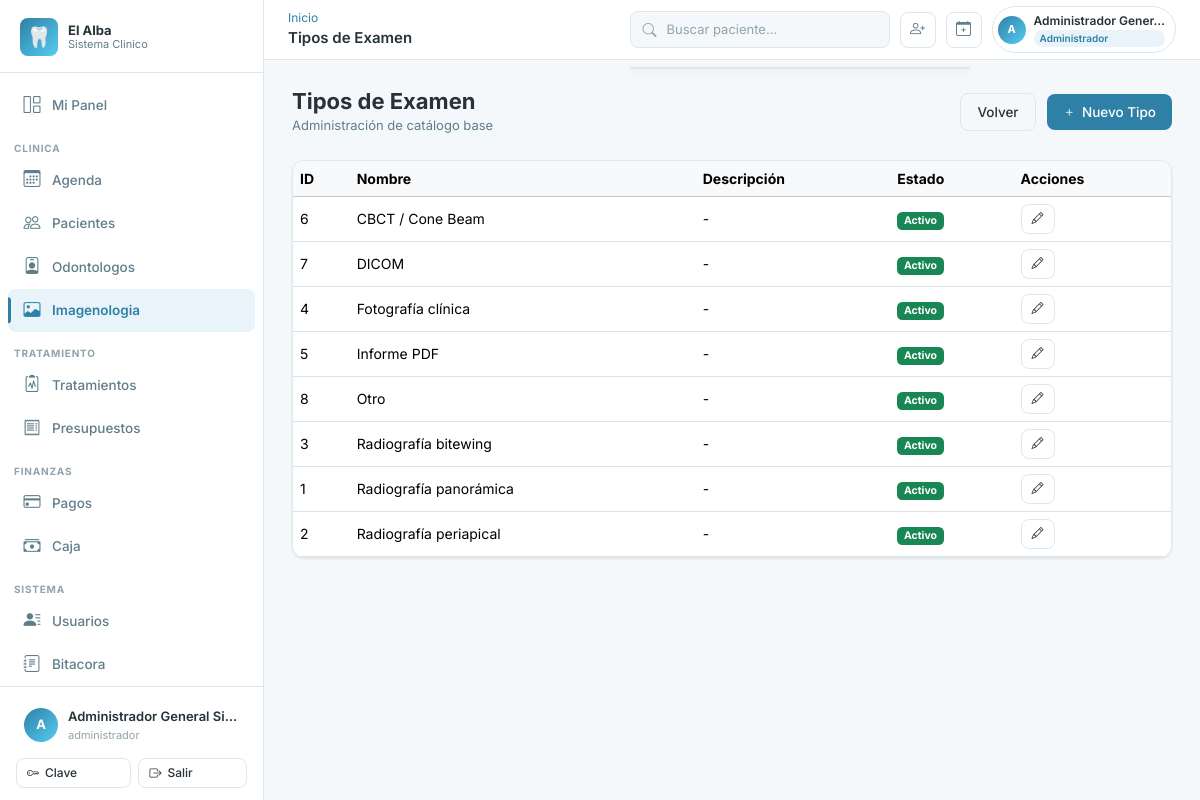
The page /imagenologia/tipos/ (signed in) on the database its author committed.
### apps/accounts/models.py (models this page shows, shortened)
class Usuario(AbstractBaseUser):
    ESTADO_ACTIVO = "activo"
    ESTADO_INACTIVO = "inactivo"
    ESTADO_BLOQUEADO = "bloqueado"
    ESTADO_CHOICES = [
        (ESTADO_ACTIVO, "Activo"),
        (ESTADO_INACTIVO, "Inactivo"),
        (ESTADO_BLOQUEADO, "Bloqueado"),
    ]
    id_usuario = models.AutoField(primary_key=True)
    id_persona = models.OneToOneField(
        "personas.Persona",
        db_column="id_persona",
        on_delete=models.RESTRICT,
        related_name="usuario",
    )
    username = models.CharField(max_length=50, unique=True)
    password_hash = models.CharField(max_length=255)
    estado_acceso = models.CharField(
        max_length=20, choices=ESTADO_CHOICES, default=ESTADO_ACTIVO
    )
    ultimo_acceso = models.DateTimeField(null=True, blank=True)
    fecha_creacion = models.DateTimeField(default=timezone.now)
    fecha_actualizacion = models.DateTimeField(auto_now=True)
    is_staff = models.BooleanField(default=False)
    is_superuser = models.BooleanField(default=False)
    PASSWORD_FIELD = "password_hash"
    USERNAME_FIELD = "username"
    REQUIRED_FIELDS = []
    objects = UsuarioManager()
    class Meta:
        db_table = "usuarios"
        verbose_name = "Usuario"
        verbose_name_plural = "Usuarios"
        permissions = [
            ("disable_usuario", "Puede inhabilitar usuario"),
            ("reactivate_usuario", "Puede reactivar usuario"),
            ("reset_password_usuario", "Puede resetear password de usuario"),
        ]
    def has_perm(self, perm, obj=None):
        if self.is_superuser:
            return True
    def has_perms(self, perm_list, obj=None):
        if not isinstance(perm_list, (list, tuple)):
            perm_list = [perm_list]
        return all(self.has_perm(perm, obj) for perm in perm_list)
    def tiene_rol(self, *roles: str) -> bool:
        if self.is_superuser:
            return True
    @property
    def password(self):
        return self.password_hash
    @password.setter
    def password(self, value):
        self.password_hash = value
    @property
    def nombre_completo(self):
        try:
            return self.id_persona.nombre_completo
        except Exception:
            return self.username

### apps/personas/models.py (models this page shows, shortened)
class Persona(models.Model):
    ESTADO_ACTIVO = "activo"
    ESTADO_INACTIVO = "inactivo"
    ESTADO_CHOICES = [
        (ESTADO_ACTIVO, "Activo"),
        (ESTADO_INACTIVO, "Inactivo"),
    ]
    id_persona = models.AutoField(primary_key=True)
    rut = models.CharField(max_length=12, unique=True)
    nombres = models.CharField(max_length=80)
    apellido_paterno = models.CharField(max_length=50)
    apellido_materno = models.CharField(max_length=50, null=True, blank=True)
    fecha_nacimiento = models.DateField(null=True, blank=True)
    id_sexo = models.ForeignKey(
        Sexo,
        db_column="id_sexo",
        on_delete=models.RESTRICT,
        null=True,
        blank=True,
        related_name="personas",
    )
    correo = models.CharField(max_length=120, unique=True, null=True, blank=True)
    telefono = models.CharField(max_length=20, null=True, blank=True)
    direccion = models.CharField(max_length=150, null=True, blank=True)
    comuna = models.CharField(max_length=80, null=True, blank=True)
    ciudad = models.CharField(max_length=80, null=True, blank=True)
    estado_persona = models.CharField(
        max_length=20, choices=ESTADO_CHOICES, default=ESTADO_ACTIVO
    )
    fecha_creacion = models.DateTimeField(default=timezone.now)
    fecha_actualizacion = models.DateTimeField(auto_now=True)
    class Meta:
        db_table = "personas"
        verbose_name = "Persona"
        verbose_name_plural = "Personas"
        indexes = [
            models.Index(fields=["rut"], name="idx_personas_rut"),
            models.Index(fields=["id_sexo"], name="idx_personas_id_sexo"),
        ]
    @property
    def nombre_completo(self) -> str:
        partes = [self.nombres, self.apellido_paterno]
        if self.apellido_materno:
            partes.append(self.apellido_materno)
        return " ".join(partes)

### apps/imagenologia/models.py (models this page shows, shortened)
class TipoExamenImagenologico(models.Model):
    ESTADO_ACTIVO = 'activo'
    ESTADO_INACTIVO = 'inactivo'
    ESTADO_CHOICES = [
        (ESTADO_ACTIVO, 'Activo'),
        (ESTADO_INACTIVO, 'Inactivo'),
    ]
    id_tipo_examen = models.AutoField(primary_key=True)
    nombre = models.CharField(max_length=100, unique=True)
    descripcion = models.CharField(max_length=255, blank=True, null=True)
    estado = models.CharField(max_length=20, choices=ESTADO_CHOICES, default=ESTADO_ACTIVO)
    fecha_creacion = models.DateTimeField(default=timezone.now)
    fecha_modificacion = models.DateTimeField(auto_now=True)
    class Meta:
        db_table = "imagenologia_tipos_examen"
        verbose_name = "Tipo de Examen Imagenológico"
        verbose_name_plural = "Tipos de Examen Imagenológico"
        ordering = ["nombre"]

### apps/imagenologia/views.py (the view)
# urls.py: path("tipos/", views.TipoExamenListView.as_view(), name="tipos_lista"),
class TipoExamenListView(PermisoRequeridoMixin, ListView):
    permission_required = "imagenologia.view_tipoexamenimagenologico"
    model = TipoExamenImagenologico
    template_name = "imagenologia/tipo_examen_list.html"
    context_object_name = "tipos"

### apps/core/context_processors.py (called while the page is built)
def clinica_context(request):
    ctx = {
        "CLINICA_NOMBRE": settings.CLINICA_NOMBRE,
        "CLINICA_RUT": settings.CLINICA_RUT,
        "CLINICA_DIRECCION": settings.CLINICA_DIRECCION,
        "CLINICA_TELEFONO": settings.CLINICA_TELEFONO,
        "CLINICA_EMAIL": settings.CLINICA_EMAIL,
    }
    if request.user.is_authenticated:
        ctx["usuario_roles"] = list(
            request.user.usuario_roles.filter(rol__estado_rol="activo")
            .values_list("rol__nombre", flat=True)
        )
        try:
            from apps.caja.models import Caja
            ctx["caja_usuario"] = Caja.objects.filter(
                id_usuario_apertura=request.user,
                estado_caja="abierta",
            ).first()
        except Exception:
            ctx["caja_usuario"] = None
    return ctx

### apps/core/templatetags/core_tags.py (called while the page is built)
@register.filter(name='user_tiene_rol')
def user_tiene_rol(user, roles_str):
    if not user or not user.is_authenticated:
        return False
    roles = [r.strip() for r in roles_str.split(',')]
    if hasattr(user, 'tiene_rol'):
        return user.tiene_rol(*roles)
    return False

### templates/imagenologia/tipo_examen_list.html (shortened to what this page needs)
{% extends 'base.html' %}
{% block topbar_title %}Tipos de Examen{% endblock %}
{% block content %}
<div class="page-header d-flex justify-content-between align-items-center">
  <div>
    <h1 class="page-title">Tipos de Examen</h1>
    <p class="page-subtitle">Administración de catálogo base</p>
  </div>
  <div>
    <a href="{% url 'imagenologia:lista' %}" class="btn btn-outline me-2">Volver</a>
    {% if perms.imagenologia.add_tipoexamenimagenologico %}
    <a href="{% url 'imagenologia:tipos_crear' %}" class="btn btn-primary"><i class="bi bi-plus"></i> Nuevo Tipo</a>
    {% endif %}
  </div>
</div>
<div class="card">
  <div class="table-responsive">
    <table class="table table-hover align-middle mb-0">
      <thead class="table-light">
        <tr>
          <th>ID</th>
          <th>Nombre</th>
          <th>Descripción</th>
          <th>Estado</th>
          <th>Acciones</th>
        </tr>
      </thead>
      <tbody>
        {% for tipo in tipos %}
        <tr>
          <td>{{ tipo.id_tipo_examen }}</td>
          <td>{{ tipo.nombre }}</td>
          <td>{{ tipo.descripcion|default:"-" }}</td>
          <td>
            {% if tipo.estado == 'activo' %}
            <span class="badge bg-success">Activo</span>
            {% else %}
            <span class="badge bg-danger">Inactivo</span>
            {% endif %}
          </td>
          <td>
            {% if perms.imagenologia.change_tipoexamenimagenologico %}
            <a href="{% url 'imagenologia:tipos_editar' tipo.id_tipo_examen %}" class="btn btn-outline btn-sm"><i class="bi bi-pencil"></i></a>
            {% endif %}
          </td>
        </tr>
        {% empty %}
        <tr>
          <td colspan="5" class="text-center text-muted p-4">No hay tipos de examen registrados.</td>
        </tr>
        {% endfor %}
      </tbody>
    </table>
  </div>
</div>
{% endblock %}

### templates/base.html (shortened to what this page needs)
{% load static core_tags %}
<!DOCTYPE html>
<html lang="es">
<head>
  <link rel="stylesheet" href="https://cdn.jsdelivr.net/npm/bootstrap-icons@1.11.3/font/bootstrap-icons.min.css">
  <link href="https://cdn.jsdelivr.net/npm/bootstrap@5.3.3/dist/css/bootstrap.min.css" rel="stylesheet">
  <link rel="stylesheet" href="{% static 'css/main.css' %}">
</head>
<body>
<div class="app-wrapper">
  <aside class="sidebar" id="sidebar" role="navigation" aria-label="Menu principal">
    <div class="sidebar-logo">
      <div class="sidebar-logo-icon" aria-hidden="true">&#x1F9B7;</div>
      <div class="sidebar-logo-text">
        El Alba
        <small>Sistema Clinico</small>
      </div>
    </div>
    <nav class="sidebar-nav">
      <a href="{% url 'dashboard:index' %}" class="sidebar-link" id="nav-dashboard">
        <span class="nav-icon"><i class="bi bi-grid-1x2" aria-hidden="true"></i></span>
        {% if request.user|user_tiene_rol:'odontologo' %}Mi Panel{% elif request.user|user_tiene_rol:'recepcionista,administrativo' %}Recepcion{% else %}Dashboard{% endif %}
      </a>
      {% if request.user|user_tiene_rol:'administrador,director,director_clinico' %}
      <div class="sidebar-section">Clinica</div>
      <a href="{% url 'agenda:calendario' %}" class="sidebar-link" id="nav-agenda"><span class="nav-icon"><i class="bi bi-calendar3" aria-hidden="true"></i></span>Agenda</a>
      <a href="{% url 'pacientes:lista' %}" class="sidebar-link" id="nav-pacientes"><span class="nav-icon"><i class="bi bi-people" aria-hidden="true"></i></span>Pacientes</a>
      <a href="{% url 'odontologos:lista' %}" class="sidebar-link" id="nav-odontologos"><span class="nav-icon"><i class="bi bi-person-badge" aria-hidden="true"></i></span>Odontologos</a>
      <a href="{% url 'imagenologia:lista' %}" class="sidebar-link" id="nav-imagenologia"><span class="nav-icon"><i class="bi bi-image" aria-hidden="true"></i></span>Imagenologia</a>
      <div class="sidebar-section">Tratamiento</div>
      <a href="{% url 'tratamientos:lista' %}" class="sidebar-link" id="nav-tratamientos"><span class="nav-icon"><i class="bi bi-clipboard2-pulse" aria-hidden="true"></i></span>Tratamientos</a>
      <a href="{% url 'presupuestos:lista' %}" class="sidebar-link" id="nav-presupuestos"><span class="nav-icon"><i class="bi bi-receipt" aria-hidden="true"></i></span>Presupuestos</a>
      <div class="sidebar-section">Finanzas</div>
      <a href="{% url 'pagos:lista' %}" class="sidebar-link" id="nav-pagos"><span class="nav-icon"><i class="bi bi-credit-card" aria-hidden="true"></i></span>Pagos</a>
      <a href="{% url 'caja:lista' %}" class="sidebar-link" id="nav-caja"><span class="nav-icon"><i class="bi bi-cash-stack" aria-hidden="true"></i></span>Caja</a>
      <div class="sidebar-section">Sistema</div>
      <a href="{% url 'personas:lista' %}" class="sidebar-link" id="nav-personas"><span class="nav-icon"><i class="bi bi-person-lines-fill" aria-hidden="true"></i></span>Usuarios</a>
      <a href="{% url 'auditoria:lista' %}" class="sidebar-link" id="nav-auditoria"><span class="nav-icon"><i class="bi bi-journal-text" aria-hidden="true"></i></span>Bitacora</a>
      {% else %}
      <a href="{% url 'pacientes:lista' %}" class="sidebar-link"><span class="nav-icon"><i class="bi bi-people" aria-hidden="true"></i></span>Pacientes</a>
      <a href="{% url 'agenda:calendario' %}" class="sidebar-link"><span class="nav-icon"><i class="bi bi-calendar3" aria-hidden="true"></i></span>Agenda</a>
      {% endif %}
    </nav>
    <div class="sidebar-footer">
      <div class="sidebar-user" role="button" tabindex="0" aria-label="Opciones de usuario">
        <div class="sidebar-user-avatar" aria-hidden="true">{{ request.user.username|first|upper }}</div>
        <div class="sidebar-user-info">
          <div class="sidebar-user-name">{{ request.user.nombre_completo }}</div>
          <div class="sidebar-user-role">
            {% for rol in usuario_roles %}{{ rol }}{% if not forloop.last %}, {% endif %}{% endfor %}
          </div>
        </div>
      </div>
      <div class="mt-2 d-flex gap-2">
        <a href="{% url 'accounts:cambiar_password' %}" class="btn btn-outline btn-sm flex-fill">
          <i class="bi bi-key" aria-hidden="true"></i> Clave
        </a>
        <form method="post" action="{% url 'accounts:logout' %}" class="flex-fill">
          <button type="submit" class="btn btn-outline btn-sm w-100">
            <i class="bi bi-box-arrow-right" aria-hidden="true"></i> Salir
          </button>
        </form>
      </div>
    </div>
  </aside>
  <div class="main-content">
    <header class="topbar" role="banner">
      <div class="topbar-left">
        <div>
          <nav aria-label="Ruta actual" class="breadcrumb mb-0 d-none d-md-flex">
            {% block breadcrumb %}<a href="{% url 'dashboard:index' %}">Inicio</a>{% endblock %}
          </nav>
          <span class="topbar-title">{% block topbar_title %}Panel{% endblock %}</span>
        </div>
      </div>
      <div class="topbar-actions">
        <div class="position-relative">
          <div class="search-box" role="search">
            <i class="bi bi-search" style="color:var(--color-texto-muy-suave);flex-shrink:0;" aria-hidden="true"></i>
            <input
              type="search"
              placeholder="Buscar paciente..."
              hx-get="{% url 'pacientes:buscar_htmx' %}"
              hx-trigger="input changed delay:300ms, search"
              hx-target="#resultados-busqueda-global"
              name="q"
              autocomplete="off"
              id="busqueda-global"
              aria-label="Buscador universal"
              aria-autocomplete="list"
              aria-controls="resultados-busqueda-global"
            >
          </div>
          <div id="resultados-busqueda-global" class="search-results-dropdown" role="listbox" aria-label="Resultados de busqueda"></div>
        </div>
        {% if request.user|user_tiene_rol:'administrador,recepcionista,administrativo,director' %}
        <a href="{% url 'pacientes:crear' %}" class="topbar-icon-btn d-none d-lg-flex" title="Nuevo paciente" aria-label="Nuevo paciente">
          <i class="bi bi-person-plus" aria-hidden="true"></i>
        </a>
        <a href="{% url 'agenda:crear_cita' %}" class="topbar-icon-btn d-none d-lg-flex" title="Nueva cita" aria-label="Nueva cita">
          <i class="bi bi-calendar-plus" aria-hidden="true"></i>
        </a>
        {% endif %}
        <div class="topbar-user-chip" id="topbar-user-menu" role="button" tabindex="0" aria-label="Menu de usuario">
          <div class="topbar-user-avatar" aria-hidden="true">{{ request.user.username|first|upper }}</div>
          <div class="d-none d-md-block">
            <div class="topbar-user-name">{{ request.user.nombre_completo|truncatechars:20 }}</div>
            {% for rol in usuario_roles|slice:":1" %}
            <div class="topbar-role-chip">{{ rol }}</div>
            {% endfor %}
          </div>
        </div>
      </div>
    </header>
    <main class="page-content" id="main-content" tabindex="-1">
      {% block content %}{% endblock %}
    </main>
  </div>
</div>
</body>
</html>

### rows shown on the page
Usuario: user.username|first "A", user.nombre_completo "Administrador General Si…", user.nombre_completo "Administrador Gener…"
TipoExamenImagenologico: id_tipo_examen "6", nombre "CBCT / Cone Beam", descripcion "-", estado "Activo"
TipoExamenImagenologico: id_tipo_examen "7", nombre "DICOM", descripcion "-", estado "Activo"
TipoExamenImagenologico: id_tipo_examen "4", nombre "Fotografía clínica", descripcion "-", estado "Activo"
TipoExamenImagenologico: id_tipo_examen "5", nombre "Informe PDF", descripcion "-", estado "Activo"
TipoExamenImagenologico: id_tipo_examen "8", nombre "Otro", descripcion "-", estado "Activo"
TipoExamenImagenologico: id_tipo_examen "3", nombre "Radiografía bitewing", descripcion "-", estado "Activo"
TipoExamenImagenologico: id_tipo_examen "1", nombre "Radiografía panorámica", descripcion "-", estado "Activo"
TipoExamenImagenologico: id_tipo_examen "2", nombre "Radiografía periapical", descripcion "-", estado "Activo"

### other values the page prints
{{ rol }} "administrador"
{{ rol }} "Administrador"
